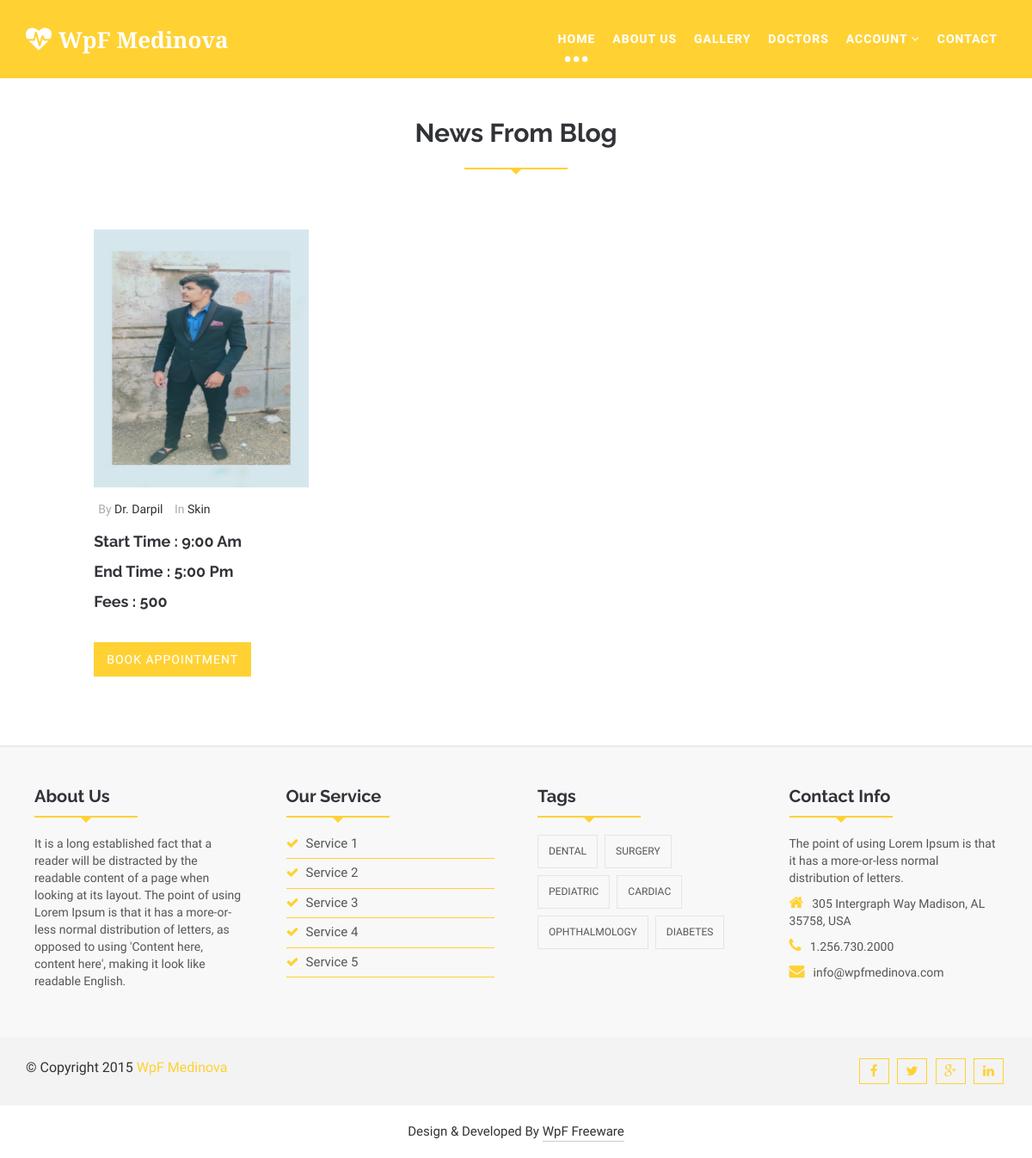
The page /doctor_detail/3/ on the database its author committed.
### myapp/models.py (models this page shows, shortened)
class Doctor_Profile(models.Model):
	doctor=models.ForeignKey(User,on_delete=models.CASCADE)
	doctor_degree=models.CharField(max_length=100)
	doctor_speciality=models.CharField(max_length=100)
	doctor_start_time=models.CharField(max_length=100)
	doctor_end_time=models.CharField(max_length=100)
	doctor_fees=models.PositiveIntegerField()
	doctor_picture=models.ImageField(upload_to="doctor_picture/")

class User(models.Model):
	fname=models.CharField(max_length=100)
	lname=models.CharField(max_length=100)
	email=models.CharField(max_length=100)
	mobile=models.CharField(max_length=100)
	address=models.TextField()
	password=models.CharField(max_length=100)
	usertype=models.CharField(max_length=100,default="patient")

### myapp/views.py (the view)
# urls.py: path('doctor_detail/<int:pk>/',views.doctor_detail,name='doctor_detail'),
def doctor_detail(request,pk):
	doctor=Doctor_Profile.objects.get(pk=pk)
	return render(request,'doctor_detail.html',{'doctor':doctor})

### myapp/templates/doctor_detail.html (shortened to what this page needs)
{% extends 'header.html' %}
{% load static %}
{% block content %}
<!DOCTYPE html>
<html lang="en">
  <head>
  </head>
  <body>
    <section id="homeBLog">
      <div class="container">
        <div class="row">
          <div class="col-lg-12 col-md-12">
            <div class="homBlog-area">
              <div class="section-heading">
                <br><br><br>
                <h2>News From Blog</h2>
                <div class="line"></div>
              </div>
              <div class="homeBlog-content">
                <div class="row">
                  <div class="col-lg-4 col-md-4 col-sm-4">
                    <div class="single-Blog">
                      <div class="single-blog-right">
                        <div class="blog-img">
                          <figure class="blog-figure">
                           <a href="#"><img src="{{doctor.doctor_picture.url}}" alt="img" style="width: 250px;height: 300px;"></a>
                          </figure>
                        </div>
                        <div class="blog-author">
                          <ul>
                            <li>By <a href="#">Dr. {{doctor.doctor.fname}}</a></li>
                            <li>In <a href="#">{{doctor.doctor_speciality}}</a></li>
                          </ul>
                        </div>
                        <div class="blog-content">
                          <h2>Start Time : {{doctor.doctor_start_time}}</h2>
                          <h2>End Time : {{doctor.doctor_end_time}}</h2>
                          <h2>Fees : {{doctor.doctor_fees}}</h2>
                          <div class="readmore_area">
                            <a href="{% url 'book_appointment' pk=doctor.pk %}" data-hover="Proceed Payment"><span>Book Appointment</span></a>
                          </div>
                        </div>
                      </div>
                    </div>
                  </div>
                </div>
              </div>
            </div>
          </div>
        </div>
      </div>
    </section>
  </body>
</html>
{% endblock %}

### myapp/static/css/themes/default-theme.css (style rules this page uses)
.scrollToTop:hover, .scrollToTop:focus,.readmore_area a::before,.sl-slider h2> strong,.sl-slider p> strong, .single-top-feature .readmore_area a span,.service-icon-effect,.service-icon .service-icon-effect:hover,.single-service>h3 a:hover,.single-service>h3 a:focus, .whyChoose-right .media-heading,.whyChoose-right .media:hover .media-icon,.doctors-nav figcaption h2, .testimonial-cotent > p span,.testimonial-nav .slick-dots li.slick-active button::before,.blog-comments-box li > h2,.blog-comments-box li span, .blog-author > ul > li a:hover,.footer-service li > a:hover,.footer-service li > a span,.contact-info > p span,.footer-copyright>p>a, .blog-breadcrumbs-right .breadcrumb > li a:hover,.blog-breadcrumbs-right .breadcrumb > .active,.blog-details blockquote::before,.blog-details blockquote::after, .sidebar-widget p>a,.sidebar-widget>ul li>a:hover,.postnav-left:hover .navg-title,.postnav-right:hover .navg-title,.author-name:hover, .similar-post .media-body a:hover,.similar-post > h2,.nav-tabs > li.active > a, .nav-tabs > li.active > a:focus, .nav-tabs > li.active > a:hover, .button--itzel .button__icon,.button--itzel > span,#myModal .modal-title, .form-submit input:hover,.error-page-area h1,.error-page-area h3 { color: #ffd133; }
.navbar-default .navbar-nav > .active > a, .navbar-default .navbar-nav > .active > a:focus, .navbar-default .navbar-nav > .active > a:hover, .navbar-default .navbar-nav > .open > a, .navbar-default .navbar-nav > .open > a:focus, .navbar-default .navbar-nav > .open > a:hover, .dropdown-menu > li > a:hover,.dropdown-menu > li > a:focus,.dropdown-menu > .active > a, .dropdown-menu > .active > a:focus, .dropdown-menu > .active > a:hover, .navbar-default .navbar-nav .open .dropdown-menu > li > a:hover,.readmore_area a span,.single-top-feature, .single-top-feature .readmore_area a::before,.testimonial-nav .slick-dots li.slick-active,figure.blog-figure .image-effect::before, .footer-middle,.social-share ul li > a,.custom-panel .panel-heading a,.nav-tabs > li > a,a.gallery-iteam .image-effect::before,.comments-title::after, .reply-btn,.author-tag { background-color: #ffd133; }
.line { border-bottom: 2px solid #ffd133; background: none repeat scroll 0 0 transparent; height: 1px; margin: 0 auto 45px; padding: 5px; position: relative; width: 120px; }
.line::after, .line::before { border: medium solid transparent; content: " "; height: 0; left: 50%; pointer-events: none; position: absolute; top: 100%; width: 0; }
.line::before { border-width: 9px; margin-left: -6px; }
.line::after { border-top-color: #ffd133; border-width: 8px; margin-left: -8px; }
.testimonial-nav .slick-dots li,.blog-content .readmore_area a,.wp-form-control, .button--itzel::before,.error-page-area .readmore_area a { border: 2px solid #ffd133; }

### rows shown on the page
Doctor_Profile: doctor_picture (picture), doctor.fname "Darpil", doctor_speciality "Skin", doctor_start_time "9:00 Am", doctor_end_time "5:00 Pm", doctor_fees "500"
